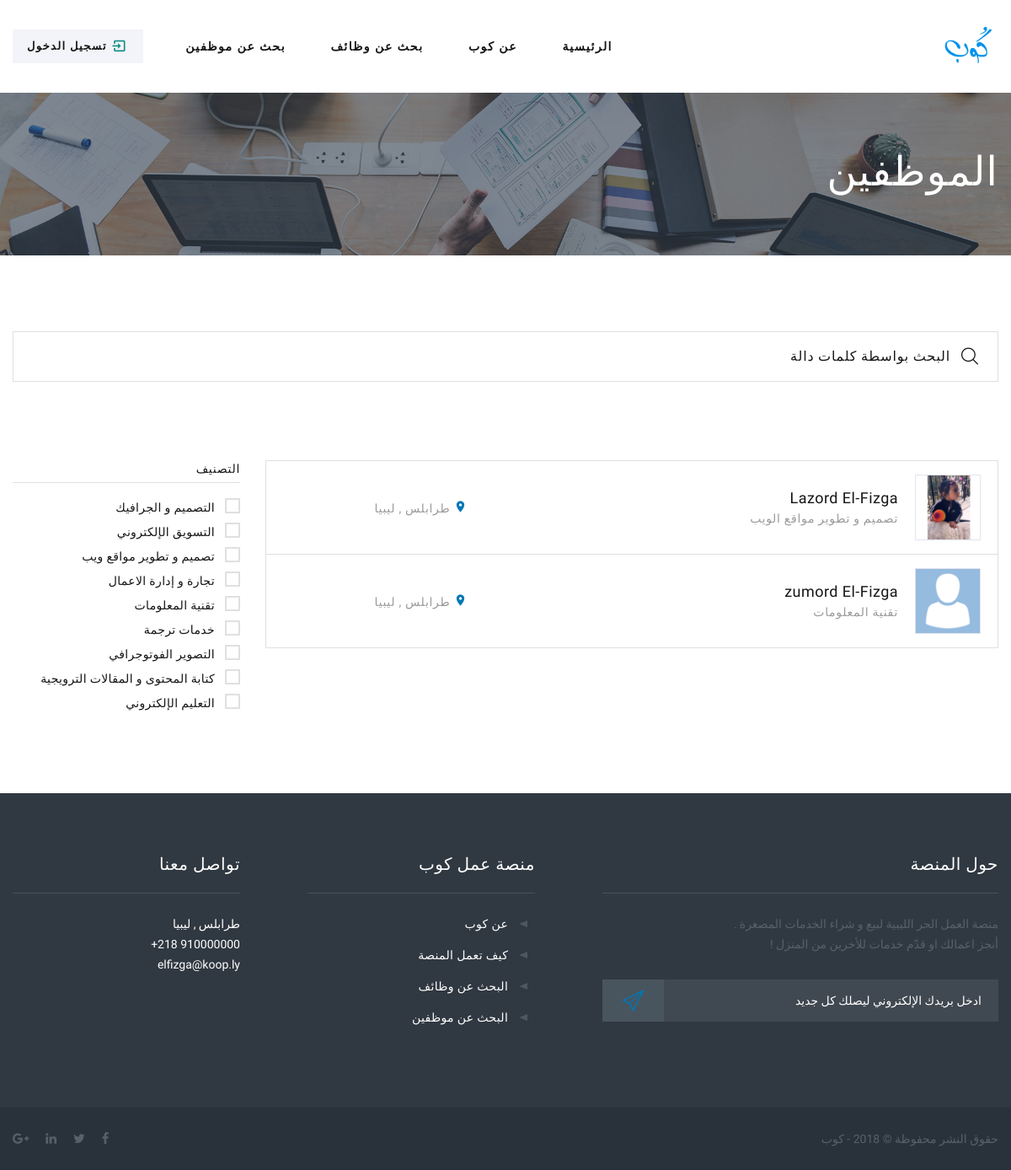
Page /companies.php on the earlier database version.
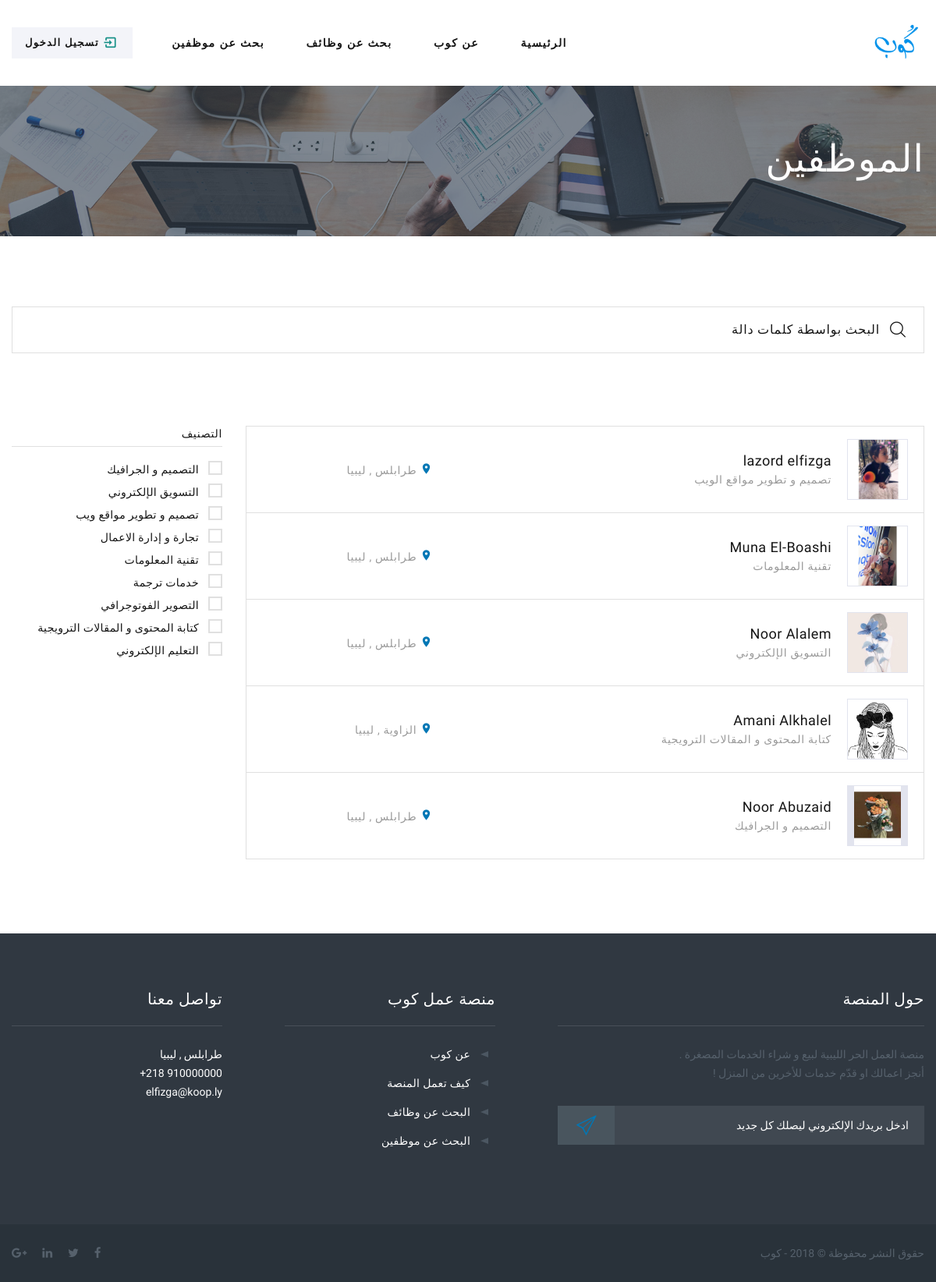
Same page on the later database version.
### tables this page shows
CREATE TABLE `user` (
  `ID` int(11) NOT NULL,
  `firstName` varchar(50) NOT NULL,
  `lastName` varchar(50) NOT NULL,
  `email` varchar(70) NOT NULL,
  `password` varchar(256) NOT NULL,
  `phone` varchar(13) NOT NULL,
  `city_ID` int(11) NOT NULL,
  `userType_ID` int(11) NOT NULL,
  `user_img` varchar(255) NOT NULL,
  `date` timestamp NOT NULL DEFAULT CURRENT_TIMESTAMP
);

CREATE TABLE `specialization` (
  `ID` int(11) NOT NULL,
  `Name` varchar(100) NOT NULL
);

CREATE TABLE `city` (
  `ID` int(11) NOT NULL,
  `name` varchar(100) NOT NULL
);

### companies.php (the view, shortened to what the changed rows need)
<!DOCTYPE html>
<html class="wide wow-animation" lang="en">
<head>
    <link rel="stylesheet" href=" css/bootstrap.css">
    <link rel="stylesheet" href=" css/fonts.css">
    <link rel="stylesheet" href=" css/style.css" id="main-styles-link">
</head>
</head>
<body style="direction: rtl ;">
    <div class="page" style="opacity: 1;">
            <section class="section breadcrumbs-custom breadcrumbs-custom-overlay-4">
                <div class="breadcrumbs-custom-main bg-image bg-gray-700" style="background-image: url(  images/bg-image-6.jpg);">
                    <div class="container">
                        <h2 class="breadcrumbs-custom-title"> الموظفين </h2>
                    </div>
                </div>
            </section>
            <section class="section section-md">
                <div class="container">
                    <br>
                    <br>
                    <div class="row row-50 flex-lg-row-reverse">
                        <div class="col-lg-8 col-xl-9">
                            <table class="table-companies " id="myTable">
                                <?php
          $sql = "
          SELECT
          user.firstname, user.lastname, specialization.Name as spec_name , city.name as city_name , technician.ID as workerId, user.user_img
          FROM user
          INNER JOIN city ON user.city_ID = city.ID
          INNER JOIN technician ON technician.user_ID = user.ID
          INNER JOIN specialization ON technician.specialization_ID = specialization.ID ";
          global $con;
          $query = $con->prepare($sql);
          $query->execute();
          $results = $query->fetchAll();
          foreach($results as $result) { ?>
                                    <tr>
                                        <td class="table-companies-main">
                                            <article class="company-minimal">
                                                <figure class="company-minimal-figure"><img class="company-minimal-image" src="images/<?php echo $result['user_img']; ?>" alt="" />
                                                </figure>
                                                <div class="company-minimal-main">
                                                    <h5 class="company-minimal-name"><a href="resume-page.php?workerId=<?php echo $result['workerId']; ?>"> <?php echo $result['firstname'] . ' ' . $result['lastname'] ; ?></a></h5>
                                                    <p>
                                                        <?php echo $result['spec_name']?>
                                                    </p>
                                                </div>
                                            </article>
                                        </td>
                                        <td class="table-companies-meta"><span class="icon mdi mdi-map-marker"></span><span> <?php echo  $result['city_name'];  ?> ,  ليبيا  </span></td>
                                    </tr>
                                    <?php
            }
          ?>
                            </table>
                        </div>
                    </div>
                </div>
            </section>
    </div>
</body>
</html>

Differences in the rows shown:
removed user: user_img (picture), firstName "Lazord", lastName "El-Fizga", specialization.Name "تصميم و تطوير مواقع الويب", city_ID.name "طرابلس"
removed user: user_img (placeholder picture), firstName "zumord", lastName "El-Fizga", specialization.Name "تقنية المعلومات", city_ID.name "طرابلس"
now on this page (row edited): user: user_img (picture), firstName "lazord", lastName "elfizga", specialization.Name "تصميم و تطوير مواقع الويب", city_ID.name "طرابلس"
added user: user_img (picture), firstName "Muna", lastName "El-Boashi", specialization.Name "تقنية المعلومات", city_ID.name "طرابلس"
added user: user_img (picture), firstName "Noor", lastName "Alalem", specialization.Name "التسويق الإلكتروني", city_ID.name "طرابلس"
added user: user_img (picture), firstName "Amani", lastName "Alkhalel", specialization.Name "كتابة المحتوى و المقالات الترويجية", city_ID.name "الزاوية"
added user: user_img (picture), firstName "Noor", lastName "Abuzaid", specialization.Name "التصميم و الجرافيك", city_ID.name "طرابلس"
